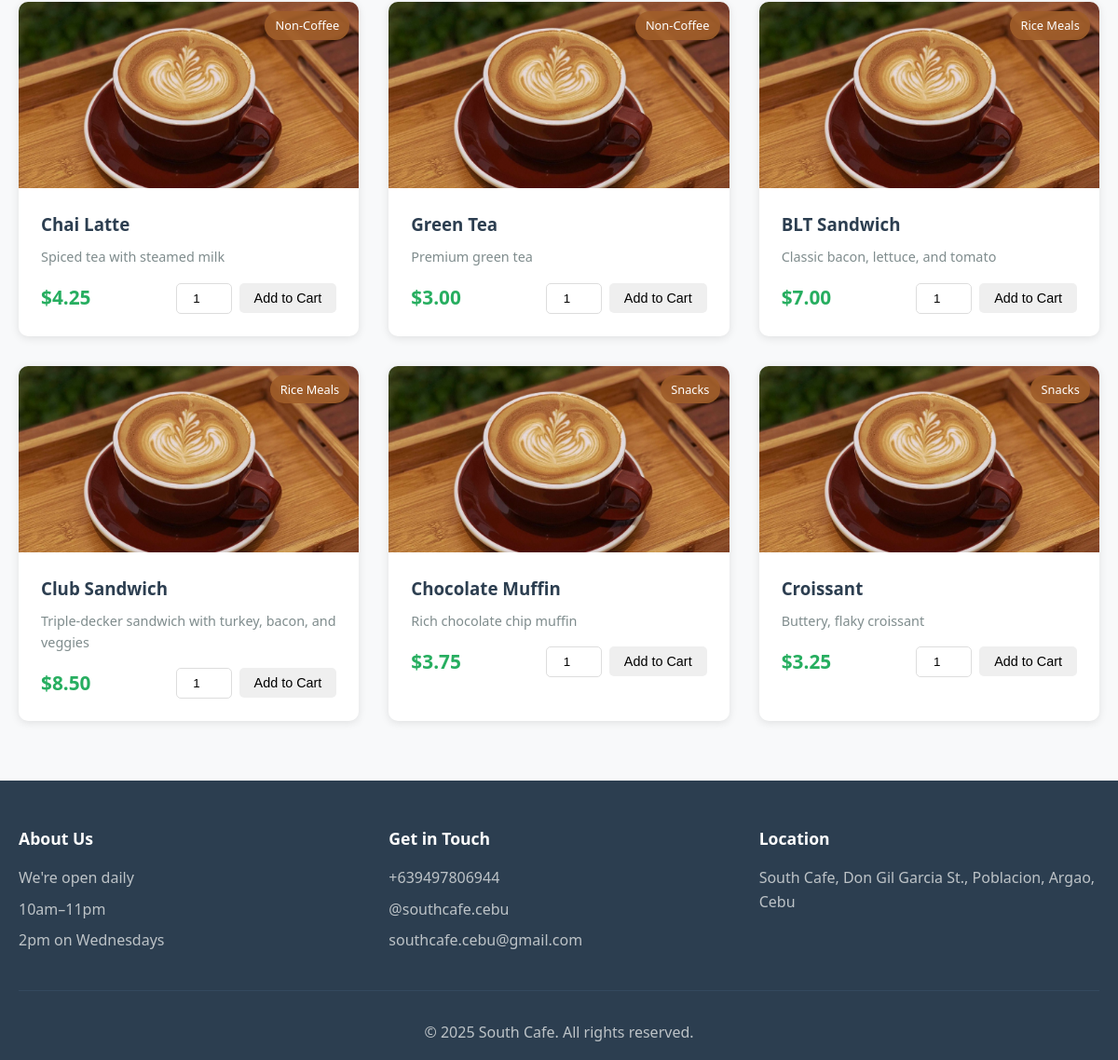
Page /menu.php (lower part) on the earlier database version.
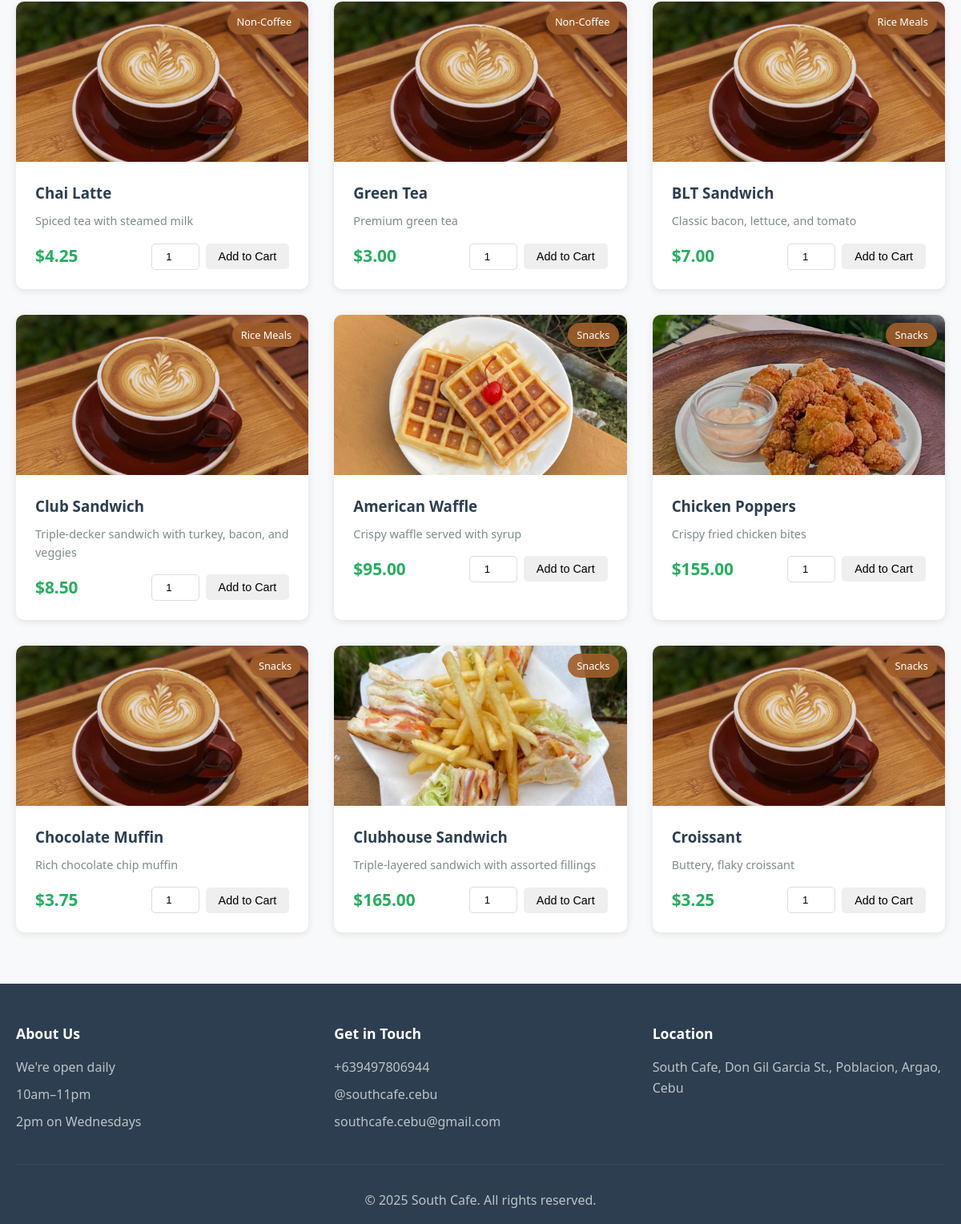
Same page on the later database version.
### tables this page shows
CREATE TABLE IF NOT EXISTS products (
    id INT AUTO_INCREMENT PRIMARY KEY,
    name VARCHAR(100) NOT NULL,
    description TEXT,
    price DECIMAL(10, 2) NOT NULL,
    category_id INT,
    image VARCHAR(255),
    available BOOLEAN DEFAULT TRUE,
    created_at TIMESTAMP DEFAULT CURRENT_TIMESTAMP,
    FOREIGN KEY (category_id) REFERENCES categories(id)
);

CREATE TABLE IF NOT EXISTS categories (
    id INT AUTO_INCREMENT PRIMARY KEY,
    name VARCHAR(50) NOT NULL,
    description TEXT
);

### menu.php (the view, shortened to what this page needs)
<?php
require_once 'config.php';
$category_filter = isset($_GET['category']) ? (int)$_GET['category'] : 0;
if ($category_filter > 0) {
    $products_query = "SELECT p.*, c.name as category_name FROM products p
                       LEFT JOIN categories c ON p.category_id = c.id
                       WHERE p.available = 1 AND p.category_id = ?
                       ORDER BY p.name";
    $stmt = mysqli_prepare($conn, $products_query);
    mysqli_stmt_bind_param($stmt, "i", $category_filter);
    mysqli_stmt_execute($stmt);
    $products_result = mysqli_stmt_get_result($stmt);
} else {
    $products_query = "SELECT p.*, c.name as category_name FROM products p
                       LEFT JOIN categories c ON p.category_id = c.id
                       WHERE p.available = 1
                       ORDER BY c.name, p.name";
    $products_result = mysqli_query($conn, $products_query);
}
$products = mysqli_fetch_all($products_result, MYSQLI_ASSOC);
include 'includes/header.php';
?>
<div class="container">
    <div class="product-grid">
        <?php if (count($products) > 0): ?>
            <?php foreach ($products as $product): ?>
                <div class="product-card">
                    <div class="product-image">
                        <img src="images/<?php echo htmlspecialchars($product['image']); ?>"
                             alt="<?php echo htmlspecialchars($product['name']); ?>"
                             onerror="this.src='images/placeholder.jpg'">
                        <span class="category-badge"><?php echo htmlspecialchars($product['category_name']); ?></span>
                    </div>
                    <div class="product-info">
                        <h3><?php echo htmlspecialchars($product['name']); ?></h3>
                        <p class="product-description"><?php echo htmlspecialchars($product['description']); ?></p>
                        <div class="product-footer">
                            <span class="price">$<?php echo number_format($product['price'], 2); ?></span>
                            <form method="POST" action="menu.php" class="add-to-cart-form">
                                <input type="number" name="quantity" value="1" min="1" max="99" class="quantity-input">
                                <button type="submit" name="add_to_cart" class="btn btn-small">Add to Cart</button>
                            </form>
                        </div>
                    </div>
                </div>
            <?php endforeach; ?>
        <?php else: ?>
            <p class="no-products">No products found in this category.</p>
        <?php endif; ?>
    </div>
</div>
<?php include 'includes/footer.php'; ?>

### includes/header.php (shortened to what this page needs)
<!DOCTYPE html>
<html lang="en">
<head>
    <link rel="stylesheet" href="style.css">
</head>
<body>
    <main class="main-content">

### includes/footer.php
    </main>
    <footer class="footer">
        <div class="container">
            <div class="footer-content">
                <div class="footer-section">
                    <h3>About Us</h3>
                    <p>We're open daily</p>
                    <p>10am–11pm</p>
                    <p>2pm on Wednesdays</p>
                </div>
                <div class="footer-section">
                    <h3>Get in Touch</h3>
                    <p>+639497806944</p>
                    <p>@southcafe.cebu</p>
                    <p>southcafe.cebu@gmail.com</p>
                </div>
                <div class="footer-section">
                    <h3>Location</h3>
                    <p><a href="https://maps.google.com/?q=South+Cafe,+Don+Gil+Garcia+St.,+Poblacion,+Argao,+Cebu" target="_blank" class="footer-link">South Cafe, Don Gil Garcia St., Poblacion, Argao, Cebu</a></p>
                </div>
            </div>
            <div class="footer-bottom">
                <p>&copy; <?php echo date('Y'); ?> South Cafe. All rights reserved.</p>
            </div>
        </div>
    </footer>
</body>
</html>

### style.css (style rules this page uses)
* { margin: 0; padding: 0; box-sizing: border-box; }
body { font-family: 'Segoe UI', Tahoma, Geneva, Verdana, sans-serif; line-height: 1.6; color: #333; background-color: #f8f9fa; }
.container { max-width: 1200px; margin: 0 auto; padding: 0 20px; }
.btn { display: inline-block; padding: 0.75rem 1.5rem; border: none; border-radius: 5px; cursor: pointer; text-decoration: none; transition: all 0.3s; font-size: 1rem; }
.btn-small { padding: 0.5rem 1rem; font-size: 0.9rem; }
.product-grid { display: grid; grid-template-columns: repeat(auto-fill, minmax(280px, 1fr)); gap: 2rem; margin: 2rem 0; }
.product-card { background: white; border-radius: 10px; overflow: hidden; box-shadow: 0 2px 10px rgba(0,0,0,0.1); transition: transform 0.3s; }
.product-image { position: relative; height: 200px; overflow: hidden; background-color: #ecf0f1; }
.product-image img { width: 100%; height: 100%; object-fit: cover; }
.category-badge { position: absolute; top: 10px; right: 10px; background-color: rgba(160, 94, 42, 0.9); color: white; padding: 0.3rem 0.7rem; border-radius: 20px; font-size: 0.8rem; }
.product-info { padding: 1.5rem; }
.product-info h3 { margin-bottom: 0.5rem; color: #2c3e50; }
.product-description { color: #7f8c8d; font-size: 0.9rem; margin-bottom: 1rem; }
.product-footer { display: flex; justify-content: space-between; align-items: center; margin-top: 1rem; }
.price { font-size: 1.3rem; font-weight: bold; color: #27ae60; }
.add-to-cart-form { display: flex; gap: 0.5rem; align-items: center; }
.quantity-input { width: 60px; padding: 0.5rem; border: 1px solid #ddd; border-radius: 5px; text-align: center; }
.footer { background-color: #2c3e50; color: white; padding: 3rem 0 1rem 0; margin-top: 4rem; }
.footer-content { display: grid; grid-template-columns: repeat(auto-fit, minmax(250px, 1fr)); gap: 2rem; margin-bottom: 2rem; }
.footer-section h3 { margin-bottom: 1rem; color: white; font-size: 1.1rem; }
.footer-section p { color: #bdc3c7; margin-bottom: 0.5rem; line-height: 1.6; }
.footer-link { color: #bdc3c7; text-decoration: none; transition: color 0.3s; }
.footer-bottom { text-align: center; padding-top: 2rem; border-top: 1px solid #34495e; }
.footer-bottom p { color: #bdc3c7; }
.main-content { min-height: calc(100vh - 200px); }

Differences in the rows shown:
added products: image (picture), category.name "Snacks", name "American Waffle", description "Crispy waffle served with syrup", price "95.00"
added products: image (picture), category.name "Snacks", name "Chicken Poppers", description "Crispy fried chicken bites", price "155.00"
added products: image (picture), category.name "Snacks", name "Clubhouse Sandwich", description "Triple-layered sandwich with assorted fillings", price "165.00"
